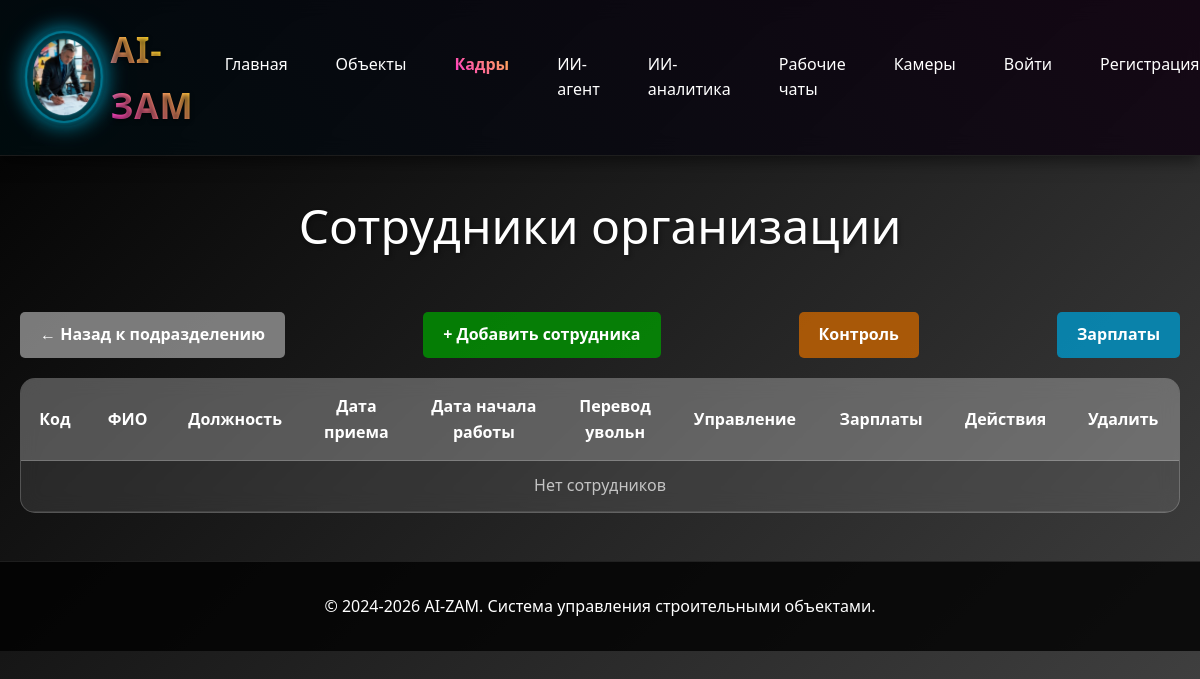
Before: /sotrudniki/ with the older database file.
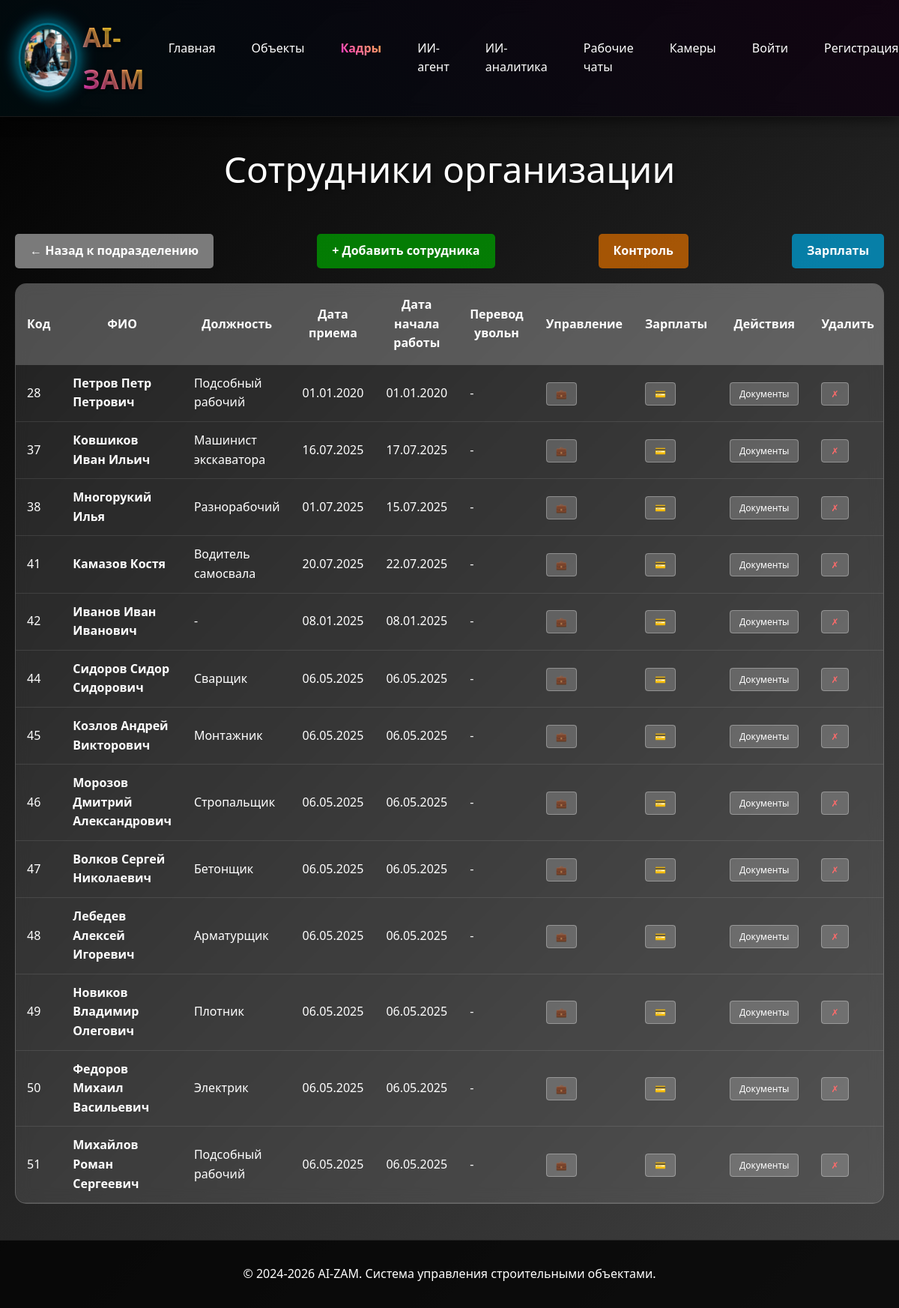
After: the same page with the newer database file.
### sotrudniki/models.py (models this page shows, shortened)
class Sotrudnik(models.Model):
    POL_CHOICES = [
        ('мужской', 'Мужской'),
        ('женский', 'Женский'),
    ]
    organizaciya = models.ForeignKey(
        Organizaciya,
        on_delete=models.CASCADE,
        verbose_name="Организация",
        related_name="sotrudniki",
        null=True,
        blank=True
    )
    fio = models.CharField(max_length=300, verbose_name="ФИО")
    data_rozhdeniya = models.DateField(verbose_name="Дата рождения")
    pol = models.CharField(
        max_length=10,
        choices=POL_CHOICES,
        verbose_name="Пол",
        null=True,
        blank=True
    )
    razmer_odezhdy = models.CharField(
        max_length=10,
        default="50-52",
        verbose_name="Размер одежды"
    )
    razmer_obuvi = models.CharField(
        max_length=5,
        default="43",
        verbose_name="Размер обуви"
    )
    razmer_golovnogo_ubora = models.CharField(
        max_length=5,
        default="55",
        verbose_name="Размер головного убора"
    )
    specialnost = models.ForeignKey(
        Specialnost,
        on_delete=models.SET_NULL,
        null=True,
        blank=True,
        verbose_name="Специальность"
    )
    podrazdelenie = models.ForeignKey(
        Podrazdelenie,
        on_delete=models.SET_NULL,
        null=True,
        blank=True,
        verbose_name="Подразделение"
    )
    data_priema = models.DateField(verbose_name="Дата приема")
    data_nachala_raboty = models.DateField(verbose_name="Дата начала работы")
    bazovoe_obuchenie = models.BooleanField(default=True, verbose_name="Базовое обучение")
    obuchenie_na_predpriyatii = models.BooleanField(default=True, verbose_name="Обучение на предприятии")
    med_osvidetelstvovanie = models.BooleanField(default=True, verbose_name="Мед.освидетельствование")
    dopusk_k_rabote = models.BooleanField(default=True, verbose_name="Допуск к работе")
    stazhirovka = models.BooleanField(default=True, verbose_name="Стажировка")
    siz = models.BooleanField(default=True, verbose_name="СИЗ")
    class Meta:
        verbose_name = "Сотрудник"
        verbose_name_plural = "Сотрудники"

class Specialnost(models.Model):
    nazvanie = models.CharField(max_length=200, verbose_name="Название специальности")
    kategoriya = models.CharField(max_length=200, verbose_name="Категория", null=True, blank=True)
    class Meta:
        verbose_name = "Специальность"
        verbose_name_plural = "Специальности"
    def __str__(self):
        return self.nazvanie

### sotrudniki/views.py (the view)
# urls.py: path('', views.sotrudniki_list, name='list'),
def sotrudniki_list(request):
    if request.user.is_authenticated:
        from object.models import UserProfile, Objekt
        from django.db.models import Q
        user_profile, created = UserProfile.objects.get_or_create(user=request.user)
        user_organizations = user_profile.organizations.all()
        user_objects = Objekt.objects.filter(
            Q(organizacii__in=user_organizations) | Q(otvetstvennyj__icontains=request.user.get_full_name()),
            is_active=True
        ).distinct()
        sotrudniki = Sotrudnik.objects.select_related('organizaciya', 'specialnost', 'podrazdelenie').filter(
            objekty_work__in=user_objects,
            organizaciya__is_active=True
        ).distinct()
    else:
        from object.models import Objekt
        demo_objects = Objekt.objects.filter(demo=True, is_active=True)
        sotrudniki = Sotrudnik.objects.select_related('organizaciya', 'specialnost', 'podrazdelenie').filter(
            objekty_work__in=demo_objects
        ).distinct()
    podrazdelenie_id = request.GET.get('podrazdelenie')
    if podrazdelenie_id:
        sotrudniki = sotrudniki.filter(podrazdelenie_id=podrazdelenie_id)
    return render(request, 'sotrudniki/list.html', {'sotrudniki': sotrudniki})

### sotrudniki/templates/sotrudniki/list.html (shortened to what this page needs)
{% extends 'base/base.html' %}
{% block content %}
<div class="page-title">Сотрудники организации</div>
<div style="margin-bottom: 20px; display: flex; justify-content: space-between; align-items: center;">
    <a href="/kadry/"
        style="background: rgba(150, 150, 150, 0.8); color: white; padding: 10px 20px; text-decoration: none; border-radius: 5px; font-weight: bold;">
        ← Назад к подразделению
    </a>
    <a href="{% url 'sotrudniki:add' %}{% if request.GET.podrazdelenie %}?podrazdelenie={{ request.GET.podrazdelenie }}{% endif %}"
        style="background: rgba(0, 150, 0, 0.8); color: white; padding: 10px 20px; text-decoration: none; border-radius: 5px; font-weight: bold;">
        + Добавить сотрудника
    </a>
    <a href="{% url 'sotrudniki:control' %}"
        style="background: rgba(200, 100, 0, 0.8); color: white; padding: 10px 20px; text-decoration: none; border-radius: 5px; font-weight: bold;">
        Контроль
    </a>
    <a href="{% url 'sotrudniki:salaries_list' %}"
        style="background: rgba(0, 150, 200, 0.8); color: white; padding: 10px 20px; text-decoration: none; border-radius: 5px; font-weight: bold;">
        Зарплаты
    </a>
</div>
<div class="employees-table">
    <table>
        <thead>
            <tr>
                <th>Код</th>
                <th>ФИО</th>
                <th>Должность</th>
                <th>Дата<br>приема</th>
                <th>Дата начала<br>работы</th>
                <th>Перевод<br>увольн</th>
                <th>Управление</th>
                <th>Зарплаты</th>
                <th>Действия</th>
                <th>Удалить</th>
            </tr>
        </thead>
        <tbody>
            {% for sotrudnik in sotrudniki %}
            <tr>
                <td>{{ sotrudnik.id }}</td>
                <td><a href="{% url 'sotrudniki:detail' sotrudnik.pk %}"
                        style="text-decoration: none; color: white; font-weight: bold;">{{ sotrudnik.fio }}</a></td>
                <td>{{ sotrudnik.specialnost|default:"-" }}</td>
                <td>{{ sotrudnik.data_priema|date:"d.m.Y" }}</td>
                <td>{{ sotrudnik.data_nachala_raboty|date:"d.m.Y" }}</td>
                <td>-</td>
                <td>
                    <a href="{% url 'sotrudniki:documents' sotrudnik.pk %}" class="btn-detail">💼</a>
                </td>
                <td>
                    <a href="{% url 'sotrudniki:sotrudnik_salary' sotrudnik.pk %}" class="btn-detail">💳</a>
                </td>
                <td>
                    <a href="{% url 'sotrudniki:detail' sotrudnik.pk %}" class="btn-detail">Документы</a>
                </td>
                <td>
                    <a href="{% url 'sotrudniki:delete' sotrudnik.pk %}" class="btn-detail" style="color: #ff6b6b;" onclick="return confirm('Удалить сотрудника {{ sotrudnik.fio }}?')">✗</a>
                </td>
            </tr>
            {% empty %}
            <tr>
                <td colspan="10" style="text-align: center; color: rgba(255, 255, 255, 0.7);">Нет сотрудников</td>
            </tr>
            {% endfor %}
        </tbody>
    </table>
</div>
{% endblock %}

Changed rows visible on the page:
now on this page (row unchanged): Sotrudnik: id "28", fio "Петров Петр Петрович", specialnost "Подсобный рабочий", data_priema "01.01.2020", data_nachala_raboty "01.01.2020"
now on this page (row unchanged): Sotrudnik: id "37", fio "Ковшиков Иван Ильич", specialnost "Машинист экскаватора", data_priema "16.07.2025", data_nachala_raboty "17.07.2025"
now on this page (row unchanged): Sotrudnik: id "38", fio "Многорукий Илья", specialnost "Разнорабочий", data_priema "01.07.2025", data_nachala_raboty "15.07.2025"
now on this page (row unchanged): Sotrudnik: id "41", fio "Камазов Костя", specialnost "Водитель самосвала", data_priema "20.07.2025", data_nachala_raboty "22.07.2025"
now on this page (row unchanged): Sotrudnik: id "42", fio "Иванов Иван Иванович", specialnost "-", data_priema "08.01.2025", data_nachala_raboty "08.01.2025"
added Sotrudnik: id "44", fio "Сидоров Сидор Сидорович", specialnost "Сварщик", data_priema "06.05.2025", data_nachala_raboty "06.05.2025"
added Sotrudnik: id "45", fio "Козлов Андрей Викторович", specialnost "Монтажник", data_priema "06.05.2025", data_nachala_raboty "06.05.2025"
added Sotrudnik: id "46", fio "Морозов Дмитрий Александрович", specialnost "Стропальщик", data_priema "06.05.2025", data_nachala_raboty "06.05.2025"
added Sotrudnik: id "47", fio "Волков Сергей Николаевич", specialnost "Бетонщик", data_priema "06.05.2025", data_nachala_raboty "06.05.2025"
added Sotrudnik: id "48", fio "Лебедев Алексей Игоревич", specialnost "Арматурщик", data_priema "06.05.2025", data_nachala_raboty "06.05.2025"
added Sotrudnik: id "49", fio "Новиков Владимир Олегович", specialnost "Плотник", data_priema "06.05.2025", data_nachala_raboty "06.05.2025"
added Sotrudnik: id "50", fio "Федоров Михаил Васильевич", specialnost "Электрик", data_priema "06.05.2025", data_nachala_raboty "06.05.2025"
added Sotrudnik: id "51", fio "Михайлов Роман Сергеевич", specialnost "Подсобный рабочий", data_priema "06.05.2025", data_nachala_raboty "06.05.2025"
Other visible differences:
text no longer shown: "Нет сотрудников"
